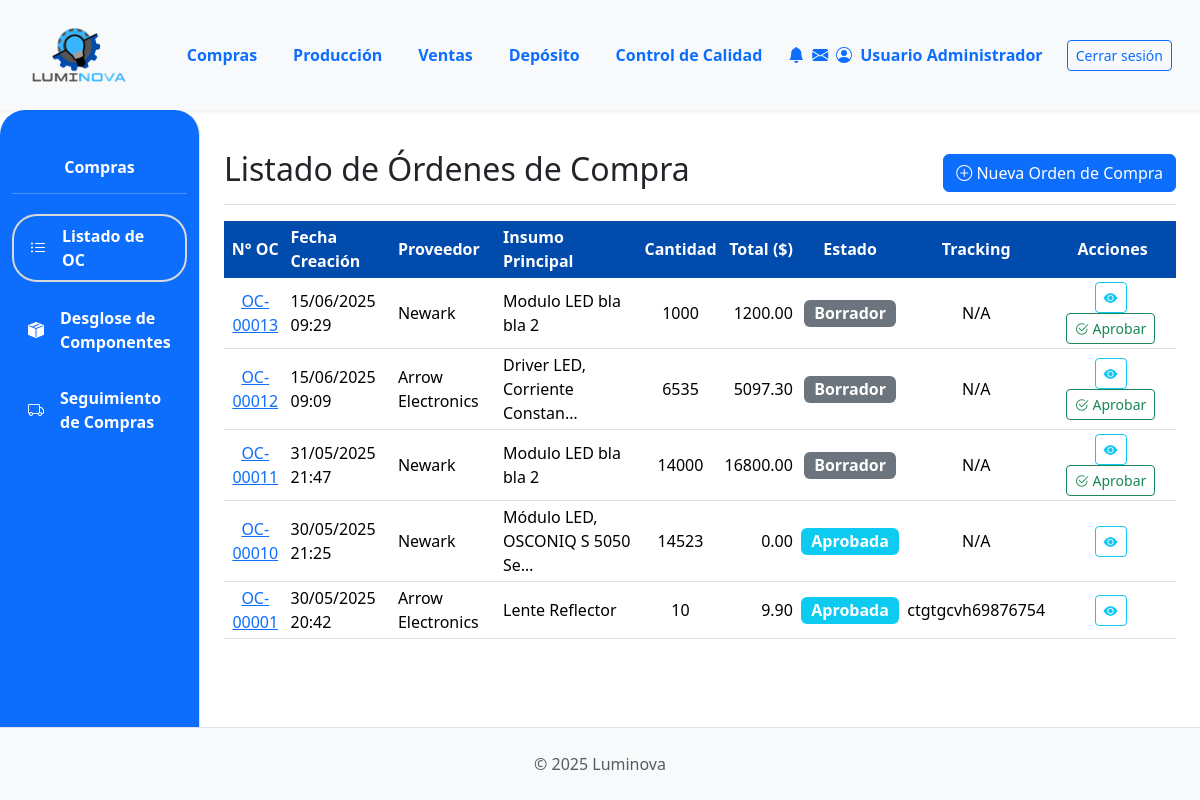
Screenshot of /compras/ (signed in) with the database file from the repository.
### App_LUMINOVA/models.py (models this page shows, shortened)
class Orden(models.Model):  # Este será para Órdenes de Compra
    TIPO_ORDEN_CHOICES = [
        ("compra", "Orden de Compra"),
    ]
    ESTADO_ORDEN_COMPRA_CHOICES = [
        ("BORRADOR", "Borrador"),
        ("APROBADA", "Aprobada"),
        ("ENVIADA_PROVEEDOR", "Enviada al Proveedor"),
        ("CONFIRMADA_PROVEEDOR", "Confirmada por Proveedor"),
        ("EN_TRANSITO", "En Tránsito"),
        ("RECIBIDA_PARCIAL", "Recibida Parcialmente"),
        ("RECIBIDA_TOTAL", "Recibida Totalmente"),
        ("COMPLETADA", "Completada"),  # Si hay un paso post-recepción
        ("CANCELADA", "Cancelada"),
    ]
    numero_orden = models.CharField(
        max_length=20, unique=True, verbose_name="N° Orden de Compra"
    )
    tipo = models.CharField(max_length=20, choices=TIPO_ORDEN_CHOICES, default="compra")
    fecha_creacion = models.DateTimeField(default=timezone.now)
    proveedor = models.ForeignKey(
        Proveedor,
        on_delete=models.PROTECT,
        related_name="ordenes_de_compra_a_proveedor",
    )
    estado = models.CharField(
        max_length=30, choices=ESTADO_ORDEN_COMPRA_CHOICES, default="BORRADOR"
    )
    insumo_principal = models.ForeignKey(
        Insumo,
        on_delete=models.SET_NULL,
        null=True,
        blank=True,
        verbose_name="Insumo Principal",
    )
    proveedor = models.ForeignKey(
        Proveedor,
        on_delete=models.PROTECT,
        related_name="ordenes_de_compra_a_proveedor",
    )
    cantidad_principal = models.PositiveIntegerField(
        null=True, blank=True, verbose_name="Cantidad Insumo Principal"
    )
    precio_unitario_compra = models.DecimalField(
        max_digits=10,
        decimal_places=2,
        null=True,
        blank=True,
        verbose_name="Precio Unit. Compra (de la oferta)",
    )
    total_orden_compra = models.DecimalField(
        max_digits=12, decimal_places=2, default=0.00
    )
    fecha_estimada_entrega = models.DateField(null=True, blank=True)
    numero_tracking = models.CharField(max_length=50, null=True, blank=True)
    notas = models.TextField(blank=True, null=True)

class Proveedor(models.Model):
    nombre = models.CharField(max_length=100, unique=True)
    contacto = models.CharField(max_length=100, blank=True)
    telefono = models.CharField(max_length=25, blank=True)  # Aumentado max_length
    email = models.EmailField(blank=True, null=True)

class Insumo(models.Model):
    descripcion = models.CharField(max_length=255)
    categoria = models.ForeignKey(
        CategoriaInsumo, on_delete=models.PROTECT, related_name="insumos"
    )
    fabricante = models.CharField(max_length=100, blank=True)
    fabricante = models.ForeignKey(
        Fabricante,
        on_delete=models.SET_NULL,  # O models.PROTECT si no quieres que se borre el insumo si se borra el fabricante
        null=True,
        blank=True,  # Permite insumos sin fabricante asignado o si es desconocido
        related_name="insumos_fabricados",
    )
    imagen = models.ImageField(null=True, blank=True, upload_to="insumos/")
    stock = models.IntegerField(default=0)
    cantidad_en_pedido = models.PositiveIntegerField(
    default=0,
    verbose_name="Cantidad en Pedido",
    blank=True,
    null=True # PERMITIR NULL EN LA BASE DE DATOS
)

### App_LUMINOVA/views.py (the view)
# urls.py: path('compras/', compras_lista_oc_view, name='compras_lista_oc'), # Vista principal de compras
@login_required
def compras_lista_oc_view(request):
    ordenes_compra = Orden.objects.filter(tipo='compra').select_related(
        'proveedor', # Si el campo se llama 'proveedor' en el modelo Orden
        'insumo_principal'     # Si el campo se llama 'insumo' en el modelo Orden
    ).order_by('-fecha_creacion')
    context = {
        'ordenes_list': ordenes_compra, # Nombre genérico para la plantilla
        'titulo_seccion': 'Listado de Órdenes de Compra',
    }
    return render(request, 'compras/compras_lista_oc.html', context)

### App_LUMINOVA/templates/compras/compras_lista_oc.html (shortened to what this page needs)
{% extends 'padre.html' %}
{% load static %}
{% load django_bootstrap5 %}
{% block sidebar_content %}
    {% include 'compras/compras_sidebar.html' %}
{% endblock %}
{% block content %}
<div class="d-flex justify-content-between flex-wrap flex-md-nowrap align-items-center pt-3 pb-2 mb-3 border-bottom">
    <h1 class="h2">{{ titulo_seccion }}</h1>
    <div class="btn-toolbar mb-2 mb-md-0">
        <a href="{% url 'App_LUMINOVA:compras_crear_oc' %}" class="btn btn-primary">
            <i class="bi bi-plus-circle"></i> Nueva Orden de Compra
        </a>
    </div>
</div>
<div class="table-responsive mt-3">
    <table class="table table-hover table-sm align-middle">
        <thead class="color-thead">
            <tr>
                <th class="text-center">N° OC</th>
                <th>Fecha Creación</th>
                <th>Proveedor</th>
                <th>Insumo Principal</th>
                <th class="text-center">Cantidad</th>
                <th class="text-end">Total ($)</th>
                <th class="text-center">Estado</th>
                <th class="text-center">Tracking</th>
                <th class="text-center" style="min-width: 120px;">Acciones</th>
            </tr>
        </thead>
        <tbody>
            {% for oc in ordenes_list %}
            <tr>
                <td class="text-center">
                    <a href="{% url 'App_LUMINOVA:compras_detalle_oc' oc.id %}">{{ oc.numero_orden }}</a>
                </td>
                <td>{{ oc.fecha_creacion|date:"d/m/Y H:i" }}</td>
                <td>{{ oc.proveedor.nombre|default_if_none:"N/A" }}</td>
                <td>{{ oc.insumo_principal.descripcion|default_if_none:"N/A"|truncatechars:30 }}</td>
                <td class="text-center">{{ oc.cantidad_principal|default_if_none:"-" }}</td>
                <td class="text-end">{{ oc.total_orden_compra|floatformat:2|default:"0.00" }}</td>
                <td class="text-center">
                    <span class="badge fs-6
                        {% if oc.estado == 'BORRADOR' %}bg-secondary
                        {% elif oc.estado == 'PENDIENTE_APROBACION' %}bg-warning text-dark
                        {% elif oc.estado == 'APROBADA' %}bg-info
                        {% elif oc.estado == 'ENVIADA_PROVEEDOR' %}bg-primary
                        {% elif oc.estado == 'CONFIRMADA_PROVEEDOR' %}bg-primary-subtle text-primary-emphasis border border-primary-subtle
                        {% elif oc.estado == 'EN_TRANSITO' %}bg-info-subtle text-info-emphasis border border-info-subtle
                        {% elif oc.estado == 'RECIBIDA_PARCIAL' %}bg-success-subtle text-success-emphasis border border-success-subtle
                        {% elif oc.estado == 'RECIBIDA_TOTAL' %}bg-success
                        {% elif oc.estado == 'COMPLETADA' %}bg-success
                        {% elif oc.estado == 'CANCELADA' %}bg-dark
                        {% else %}bg-light text-dark{% endif %}">
                        {{ oc.get_estado_display }}
                    </span>
                </td>
                <td class="text-center">{{ oc.numero_tracking|default_if_none:"N/A" }}</td>
                <td class="text-center">
                    <a href="{% url 'App_LUMINOVA:compras_detalle_oc' oc.id %}" class="btn btn-sm btn-outline-info me-1" title="Ver Detalles de OC {{ oc.numero_orden }}">
                        <i class="bi bi-eye-fill"></i>
                    </a>
                    {% if oc.estado == 'BORRADOR' %}
                        <form method="post" action="{% url 'App_LUMINOVA:compras_aprobar_oc_directamente' oc.id %}" style="display: inline;">
                            <button type="submit" class="btn btn-sm btn-outline-success me-1" title="Aprobar OC {{ oc.numero_orden }}">
                                <i class="bi bi-check2-circle"></i> Aprobar
                            </button>
                        </form>
                    {% endif %}
                </td>
            </tr>
            {% empty %}
            <tr>
                <td colspan="9" class="text-center fst-italic text-muted py-3">
                    No hay órdenes de compra registradas. Puede <a href="{% url 'App_LUMINOVA:compras_crear_oc' %}">crear una nueva</a>.
                </td>
            </tr>
            {% endfor %}
        </tbody>
    </table>
</div>
{% endblock %}

### App_LUMINOVA/static/css/custom.css (style rules this page uses)
html, body { height: 100%; margin: 0; }
body { display: flex; flex-direction: column; min-height: 100vh; }
.table > thead.color-thead { --bs-table-color: white; background-color: #014BAC !important; color: white !important; border-color: #014BAC !important; }
.table > thead.color-thead > tr > th { color: inherit !important; vertical-align: middle !important; }

### App_LUMINOVA/templates/compras/compras_lista_oc.html (style rules this page uses)
.color-thead th { background-color: #014BAC !important; color: white !important; vertical-align: middle; }

### rows the page displays
Orden: numero_orden "OC-00013", fecha_creacion "15/06/2025 09:29", proveedor.nombre "Newark", insumo_principal.descripcion "Modulo LED bla bla 2", cantidad_principal "1000", total_orden_compra "1200.00", estado "Borrador", numero_tracking "N/A"
Orden: numero_orden "OC-00012", fecha_creacion "15/06/2025 09:09", proveedor.nombre "Arrow Electronics", insumo_principal.descripcion "Driver LED, Corriente Constan…", cantidad_principal "6535", total_orden_compra "5097.30", estado "Borrador", numero_tracking "N/A"
Orden: numero_orden "OC-00011", fecha_creacion "31/05/2025 21:47", proveedor.nombre "Newark", insumo_principal.descripcion "Modulo LED bla bla 2", cantidad_principal "14000", total_orden_compra "16800.00", estado "Borrador", numero_tracking "N/A"
Orden: numero_orden "OC-00010", fecha_creacion "30/05/2025 21:25", proveedor.nombre "Newark", insumo_principal.descripcion "Módulo LED, OSCONIQ S 5050 Se…", cantidad_principal "14523", total_orden_compra "0.00", estado "Aprobada", numero_tracking "N/A"
Orden: numero_orden "OC-00001", fecha_creacion "30/05/2025 20:42", proveedor.nombre "Arrow Electronics", insumo_principal.descripcion "Lente Reflector", cantidad_principal "10", total_orden_compra "9.90", estado "Aprobada", numero_tracking "ctgtgcvh69876754"

### other values shown
{{ titulo_seccion }} "Listado de Órdenes de Compra"
